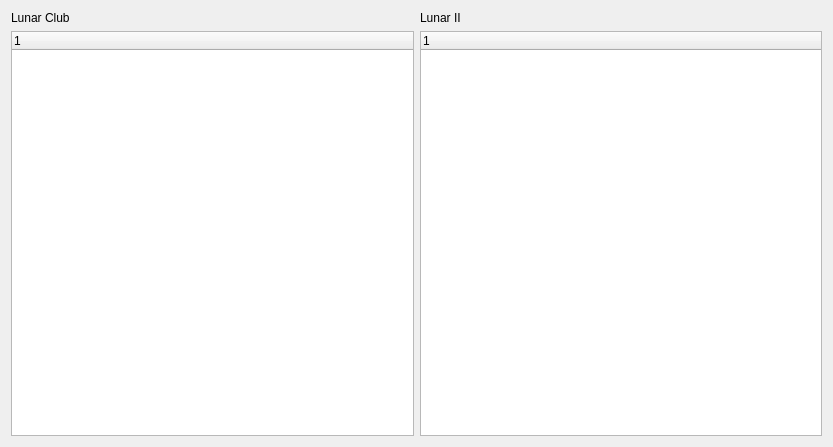
<?xml version="1.0" encoding="UTF-8"?>
<ui version="4.0">
 <class>FeaturesTabWidget</class>
 <widget class="QWidget" name="FeaturesTabWidget">
  <property name="geometry">
   <rect>
    <x>0</x>
    <y>0</y>
    <width>833</width>
    <height>447</height>
   </rect>
  </property>
  <property name="windowTitle">
   <string/>
  </property>
  <layout class="QHBoxLayout" name="horizontalLayout">
   <item>
    <layout class="QVBoxLayout" name="verticalLayout">
     <item>
      <widget class="QLabel" name="lunar_club_label">
       <property name="text">
        <string>Lunar Club</string>
       </property>
      </widget>
     </item>
     <item>
      <widget class="QTreeWidget" name="lunar_club_tree">
       <property name="minimumSize">
        <size>
         <width>400</width>
         <height>400</height>
        </size>
       </property>
       <column>
        <property name="text">
         <string notr="true">1</string>
        </property>
       </column>
      </widget>
     </item>
    </layout>
   </item>
   <item>
    <layout class="QVBoxLayout" name="verticalLayout_2">
     <item>
      <widget class="QLabel" name="lunar_ii_label">
       <property name="text">
        <string>Lunar II</string>
       </property>
      </widget>
     </item>
     <item>
      <widget class="QTreeWidget" name="lunar_ii_tree">
       <property name="minimumSize">
        <size>
         <width>400</width>
         <height>400</height>
        </size>
       </property>
       <column>
        <property name="text">
         <string notr="true">1</string>
        </property>
       </column>
      </widget>
     </item>
    </layout>
   </item>
  </layout>
 </widget>
 <resources/>
 <connections/>
</ui>
